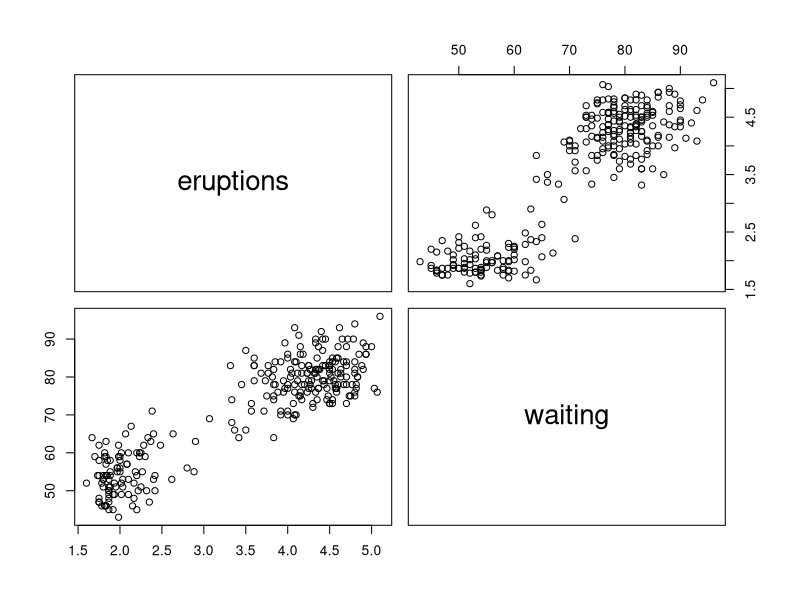
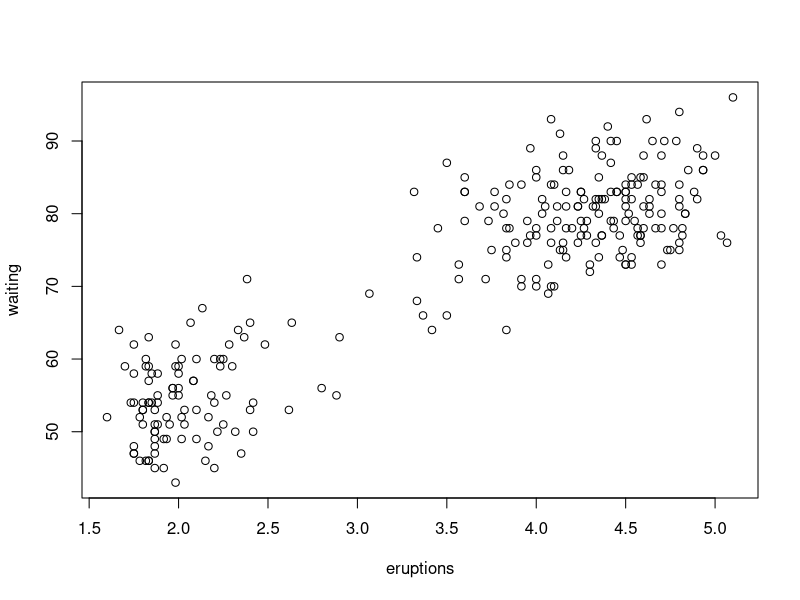
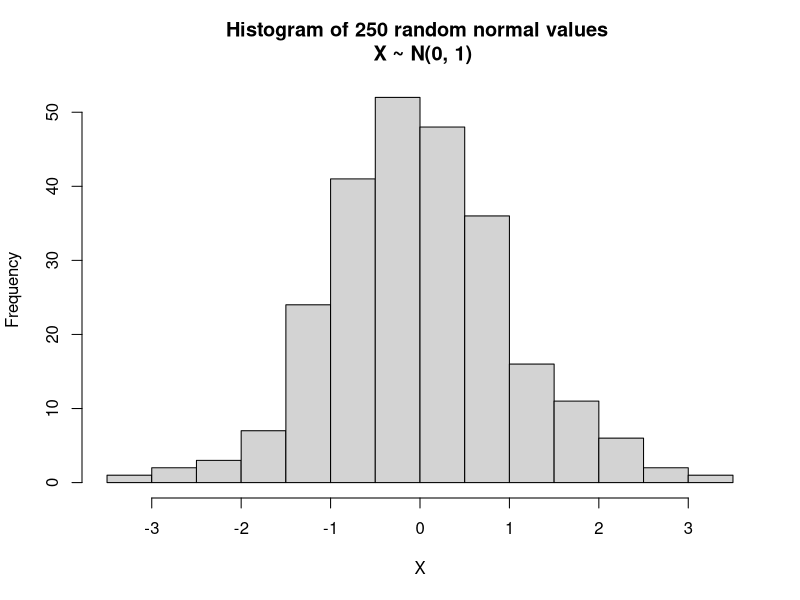

The R script that drew these images, in order:
#QS Guide Section 15 Graphics

data("faithful")
pairs(faithful)
plot(faithful)
set.seed(1234)
rand_num <- rnorm(250, mean = 0, sd = 1)

hist(rand_num, main = "Histogram of 250 random normal values \n X ~ N(0, 1)",
     ylab = "Frequency", xlab = "X")

stem(rand_num)